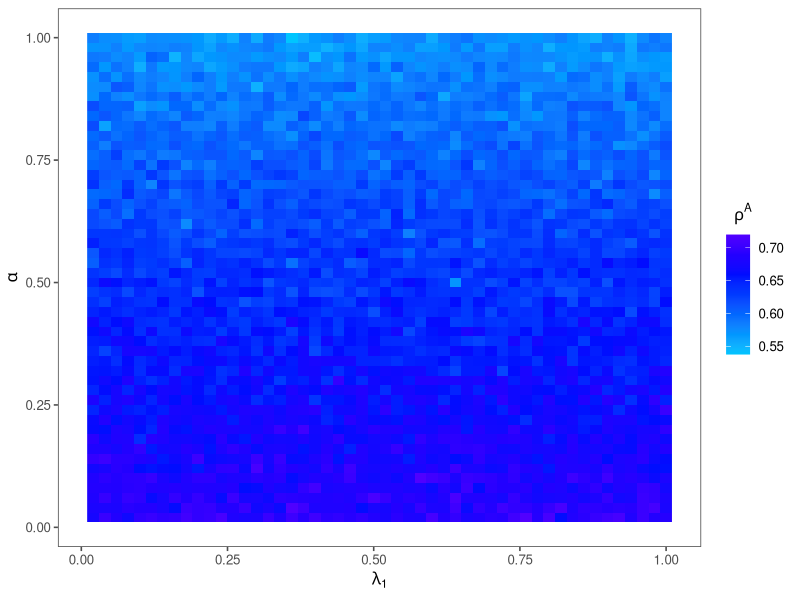
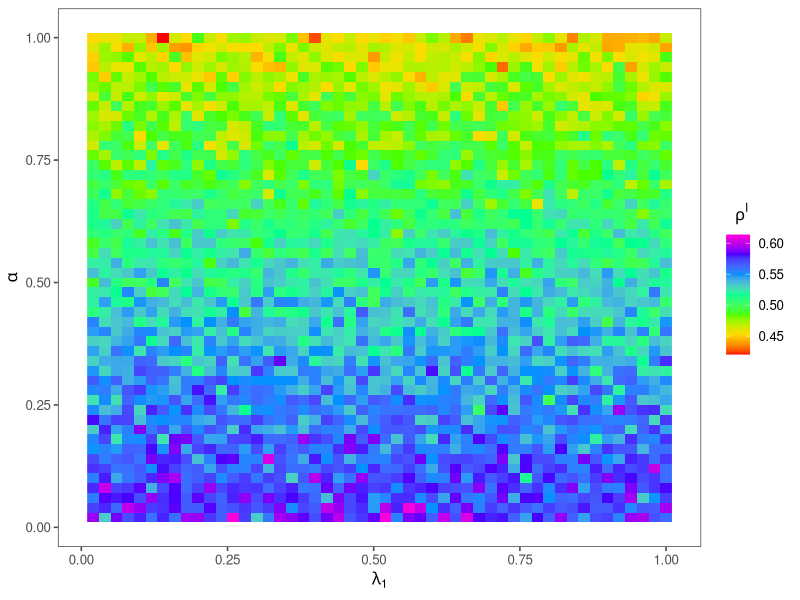
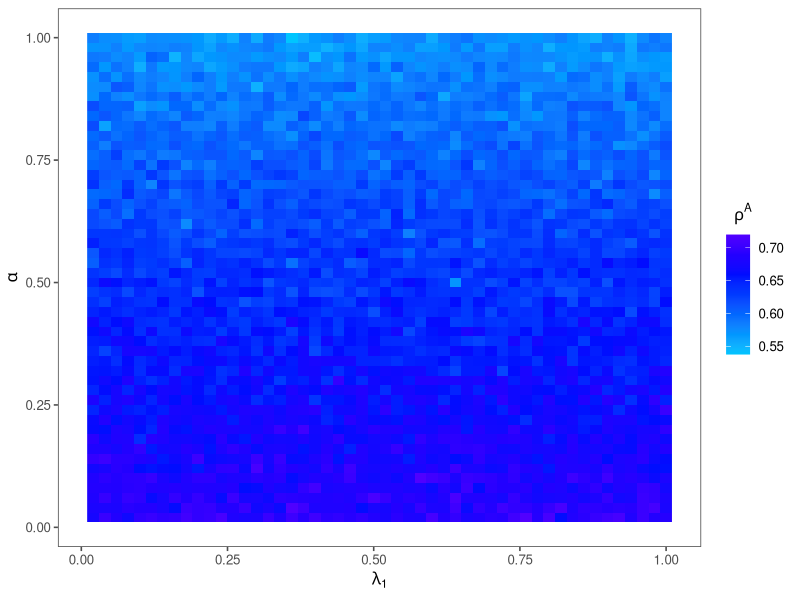
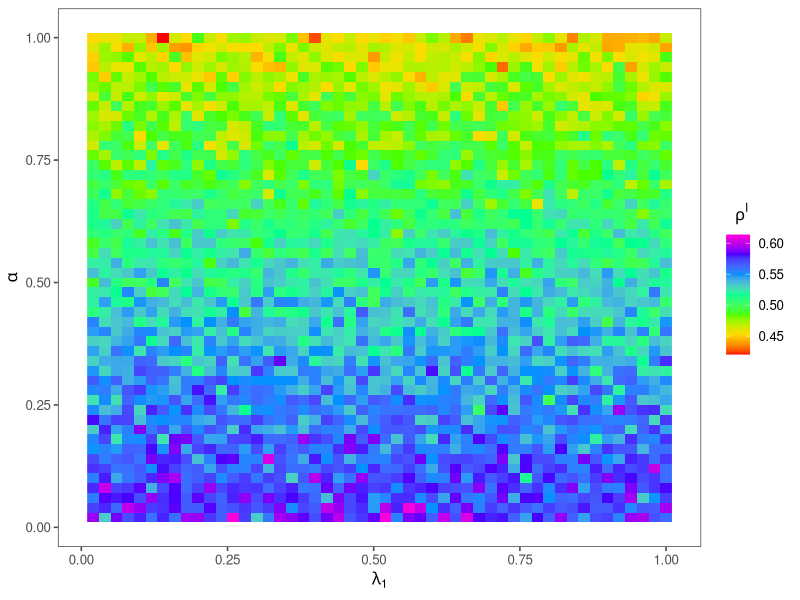

Write the R code that produced these figures, in order.
suppressPackageStartupMessages(suppressWarnings({
  library(igraph)
  library(progress)
  library(magrittr)
  library(tidyverse)
  library(ggthemes)
  library(RColorBrewer)
  library(parallel)
  library(foreach)
  library(doParallel)
  library(tidyr)
  library(ggplot2)
}))

t1<-Sys.time()


setwd(dirname(rstudioapi::getActiveDocumentContext()$path))
getwd()

Exp4_data<-read.csv("MC2_Exp41_lamda1_alpha.csv")%>% 
  mutate(order=1:nrow(.)) %>% 
  select(order,everything())

#1. rho_A
df<-Exp4_data[,c(2,3,4)] %>%
  purrr::set_names("alpha","lambda1","rho_A")

ggplot(df,aes(x=lambda1,y=alpha,fill=rho_A))+
  geom_raster() +
  scale_fill_gradientn(colours =rainbow(7,start=min(df$rho_A),end=max(df$rho_A)))+
  theme_few()+
  ylab(expression(alpha))+
  xlab(expression(lambda[1]))+
  guides(fill=guide_colorbar(title= expression(rho^A),title.hjust =  .2))

ggsave("p2_exp41rhoA.png",width=15, height=13,units="cm",dpi = 600)



#2. rho_I
df<-Exp4_data[,c(2,3,5)] %>%
  purrr::set_names("alpha","lambda1","rho_I")

ggplot(df,aes(y=alpha,x=lambda1,fill=rho_I))+
  geom_raster() +
  scale_fill_gradientn(colours =rainbow(7))+
  theme_few()+
  ylab(expression(alpha))+
  xlab(expression(lambda[1]))+
  guides(fill=guide_colorbar(title= expression(rho^I),title.hjust =  .2))

ggsave("p2_exp41rhoI.png",width=15, height=13,units="cm",dpi = 600)

t2<-Sys.time()
t2
t2-t1 
